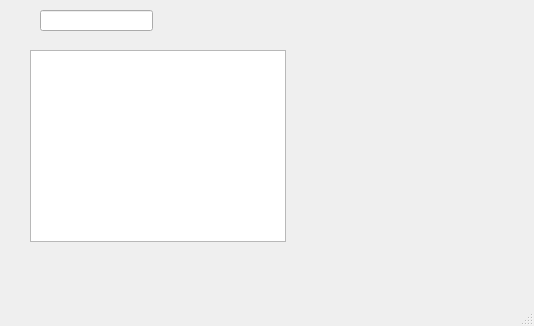
<?xml version="1.0" encoding="UTF-8"?>
<ui version="4.0">
 <class>MainWindow</class>
 <widget class="QMainWindow" name="MainWindow">
  <property name="geometry">
   <rect>
    <x>0</x>
    <y>0</y>
    <width>534</width>
    <height>326</height>
   </rect>
  </property>
  <property name="windowTitle">
   <string>MainWindow</string>
  </property>
  <widget class="QWidget" name="centralwidget">
   <widget class="QLineEdit" name="lineEdit">
    <property name="geometry">
     <rect>
      <x>40</x>
      <y>10</y>
      <width>113</width>
      <height>21</height>
     </rect>
    </property>
   </widget>
   <widget class="QListWidget" name="listWidget">
    <property name="geometry">
     <rect>
      <x>30</x>
      <y>50</y>
      <width>256</width>
      <height>192</height>
     </rect>
    </property>
   </widget>
  </widget>
  <widget class="QMenuBar" name="menubar">
   <property name="geometry">
    <rect>
     <x>0</x>
     <y>0</y>
     <width>534</width>
     <height>30</height>
    </rect>
   </property>
  </widget>
  <widget class="QStatusBar" name="statusbar"/>
 </widget>
 <resources/>
 <connections/>
</ui>
